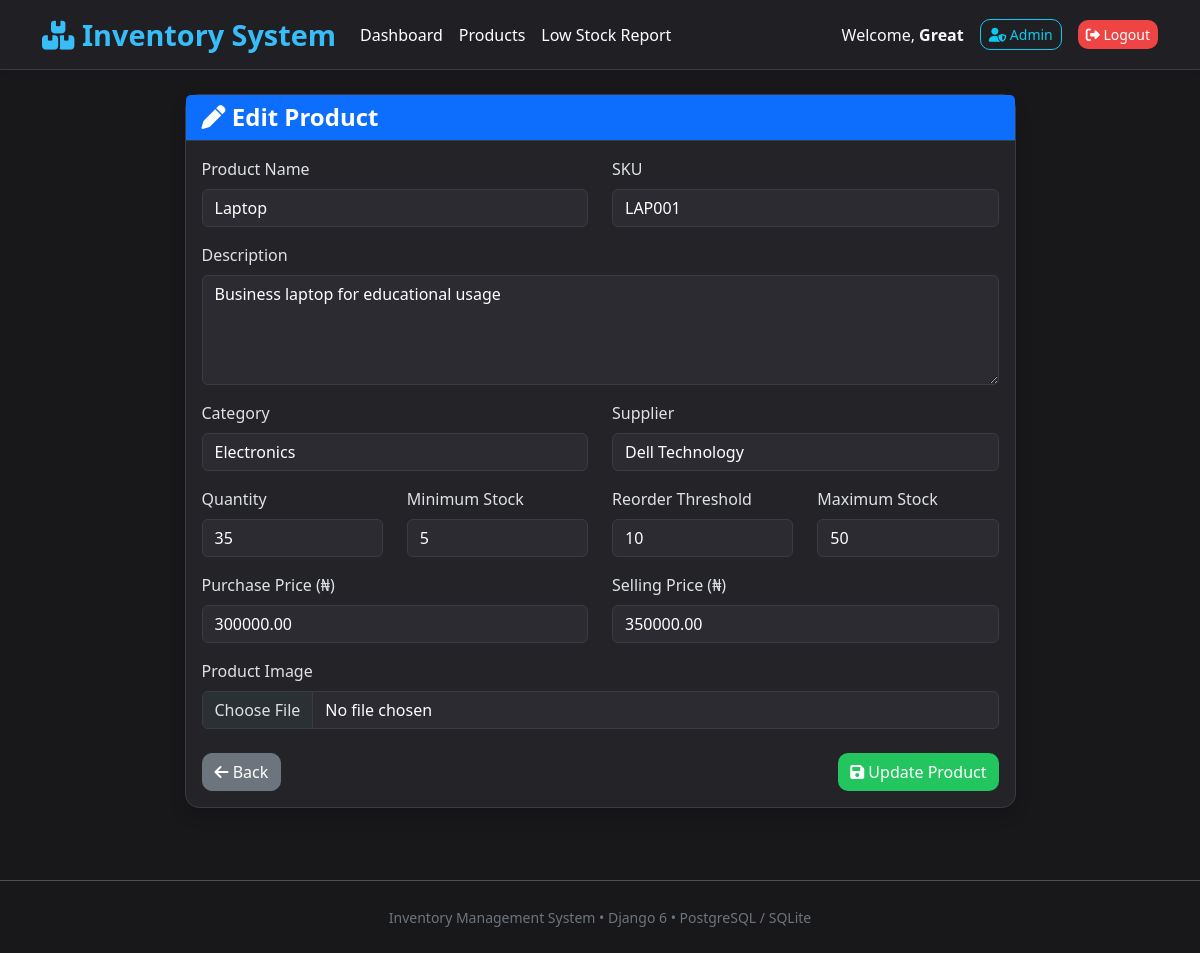
Screenshot of /products/1/edit/ (signed in) with the database file from the repository.
### inventory/models.py (models this page shows, shortened)
class Product(models.Model):
    STATUS_CHOICES = (
        ("NORMAL", "Normal"),
        ("LOW", "Low Stock"),
        ("CRITICAL", "Critical"),
        ("OUT", "Out of Stock"),
    )
    name = models.CharField(max_length=150)
    sku = models.CharField(
        max_length=50,
        unique=True
    )
    description = models.TextField(blank=True)
    image = models.ImageField(
        upload_to="products/",
        blank=True,
        null=True
    )
    category = models.ForeignKey(
        Category,
        on_delete=models.CASCADE,
        related_name="products"
    )
    supplier = models.ForeignKey(
        Supplier,
        on_delete=models.CASCADE,
        related_name="products"
    )
    quantity = models.PositiveIntegerField(
        default=0,
        validators=[MinValueValidator(0)]
    )
    minimum_stock = models.PositiveIntegerField(default=5)
    reorder_threshold = models.PositiveIntegerField(default=10)
    maximum_stock = models.PositiveIntegerField(default=50)
    purchase_price = models.DecimalField(
        max_digits=10,
        decimal_places=2
    )
    selling_price = models.DecimalField(
        max_digits=10,
        decimal_places=2
    )
    status = models.CharField(
        max_length=20,
        choices=STATUS_CHOICES,
        default="NORMAL"
    )
    last_restocked = models.DateTimeField(
        blank=True,
        null=True
    )
    created_at = models.DateTimeField(auto_now_add=True)
    updated_at = models.DateTimeField(auto_now=True)
    class Meta:
        ordering = ["name"]

### inventory/views.py (the view, shortened to what this page needs)
class ProductUpdateView(
    LoginRequiredMixin,
    UpdateView,
):
    model = Product
    form_class = ProductForm
    template_name = (
        "inventory/product_form.html"
    )
    success_url = reverse_lazy(
        "inventory:products"
    )

### inventory/models.py (called while the page is built)
    def __str__(self):
        return self.name

    def __str__(self):
        return self.name

### inventory/templates/inventory/product_form.html (shortened to what this page needs)
{% extends "inventory/base.html" %}
{% block content %}
<div class="row justify-content-center">
    <div class="col-lg-9">
        <div class="card shadow">
            <div class="card-header bg-primary text-white">
                <h4 class="mb-0">
                    {% if form.instance.pk %}
                        <i class="fas fa-pen"></i>
                        Edit Product
                    {% else %}
                        <i class="fas fa-plus-circle"></i>
                        Add Product
                    {% endif %}
                </h4>
            </div>
            <div class="card-body">
                <form method="post"
                      enctype="multipart/form-data">
                    <div class="row">
                        <div class="col-md-6 mb-3">
                            <label class="form-label">
                                Product Name
                            </label>
                            {{ form.name }}
                        </div>
                        <div class="col-md-6 mb-3">
                            <label class="form-label">
                                SKU
                            </label>
                            {{ form.sku }}
                        </div>
                    </div>
                    <div class="mb-3">
                        <label class="form-label">
                            Description
                        </label>
                        {{ form.description }}
                    </div>
                    <div class="row">
                        <div class="col-md-6 mb-3">
                            <label class="form-label">
                                Category
                            </label>
                            {{ form.category }}
                        </div>
                        <div class="col-md-6 mb-3">
                            <label class="form-label">
                                Supplier
                            </label>
                            {{ form.supplier }}
                        </div>
                    </div>
                    <div class="row">
                        <div class="col-md-3 mb-3">
                            <label class="form-label">
                                Quantity
                            </label>
                            {{ form.quantity }}
                        </div>
                        <div class="col-md-3 mb-3">
                            <label class="form-label">
                                Minimum Stock
                            </label>
                            {{ form.minimum_stock }}
                        </div>
                        <div class="col-md-3 mb-3">
                            <label class="form-label">
                                Reorder Threshold
                            </label>
                            {{ form.reorder_threshold }}
                        </div>
                        <div class="col-md-3 mb-3">
                            <label class="form-label">
                                Maximum Stock
                            </label>
                            {{ form.maximum_stock }}
                        </div>
                    </div>
                    <div class="row">
                        <div class="col-md-6 mb-3">
                            <label class="form-label">
                                Purchase Price (₦)
                            </label>
                            {{ form.purchase_price }}
                        </div>
                        <div class="col-md-6 mb-3">
                            <label class="form-label">
                                Selling Price (₦)
                            </label>
                            {{ form.selling_price }}
                        </div>
                    </div>
                    <div class="mb-4">
                        <label class="form-label">
                            Product Image
                        </label>
                        {{ form.image }}
                    </div>
                    <div class="d-flex justify-content-between">
                        <a href="{% url 'inventory:products' %}"
                           class="btn btn-secondary">
                            <i class="fas fa-arrow-left"></i>
                            Back
                        </a>
                        <button
                            type="submit"
                            class="btn btn-success">
                            <i class="fas fa-save"></i>
                            {% if form.instance.pk %}
                                Update Product
                            {% else %}
                                Save Product
                            {% endif %}
                        </button>
                    </div>
                </form>
            </div>
        </div>
    </div>
</div>
{% endblock %}

### inventory/templates/inventory/base.html (shortened to what this page needs)
{% load static %}
<!DOCTYPE html>
<html lang="en" data-bs-theme="dark">
<head>
    <link href="https://cdn.jsdelivr.net/npm/bootstrap@5.3.3/dist/css/bootstrap.min.css"
          rel="stylesheet">
    <link rel="stylesheet"
          href="https://cdnjs.cloudflare.com/ajax/libs/font-awesome/6.5.2/css/all.min.css">
    <link rel="stylesheet"
          href="{% static 'inventory/css/style.css' %}">
</head>
<body>
<nav class="navbar navbar-expand-lg navbar-dark shadow-sm">
    <div class="container">
        <a class="navbar-brand fw-bold"
           href="{% url 'inventory:dashboard' %}">
            <i class="fa-solid fa-boxes-stacked"></i>
            Inventory System
        </a>
        <div class="collapse navbar-collapse"
             id="navbarNav">
            <ul class="navbar-nav me-auto">
                <li class="nav-item">
                    <a class="nav-link {% if request.resolver_match.url_name == 'dashboard' %}active{% endif %}"
                       href="{% url 'inventory:dashboard' %}">
                        Dashboard
                    </a>
                </li>
                <li class="nav-item">
                    <a class="nav-link {% if request.resolver_match.url_name == 'products' %}active{% endif %}"
                       href="{% url 'inventory:products' %}">
                        Products
                    </a>
                </li>
                <li class="nav-item">
                    <a class="nav-link {% if request.resolver_match.url_name == 'low-stock' %}active{% endif %}"
                       href="{% url 'inventory:low-stock' %}">
                        Low Stock Report
                    </a>
                </li>
            </ul>
            {% if user.is_authenticated %}
            <div class="d-flex align-items-center gap-3">
                <span class="text-light">
                    Welcome,
                    <strong>{{ user.username }}</strong>
                </span>
                {% if user.is_staff %}
                    <a href="/admin/"
                       class="btn btn-outline-info btn-sm">
                        <i class="fa-solid fa-user-shield"></i>
                        Admin
                    </a>
                {% endif %}
                <form method="post"
                      action="{% url 'logout' %}">
                    <button class="btn btn-danger btn-sm">
                        <i class="fa-solid fa-right-from-bracket"></i>
                        Logout
                    </button>
                </form>
            </div>
            {% endif %}
        </div>
    </div>
</nav>
<div class="container py-4">
    {% block content %}
    {% endblock %}
</div>
<footer class="text-center py-4 mt-5 border-top">
    <small class="text-secondary">
        Inventory Management System • Django 6 • PostgreSQL / SQLite
    </small>
</footer>
</body>
</html>

### inventory/static/css/style.css (style rules this page uses)
:root { --primary:#38bdf8; --primary-hover:#0ea5e9; --success:#22c55e; --warning:#f59e0b; --danger:#ef4444; --dark:#18181b; --card:#242428; --border:#3b3b42; --text:#f8fafc; --muted:#b6bcc6; }
body { background:var(--dark); color:var(--text); font-family:"Segoe UI",sans-serif; min-height:100vh; }
.navbar { background:#202024 !important; border-bottom:1px solid var(--border); }
.navbar-brand { color:var(--primary)!important; font-weight:700; font-size:1.8rem; }
.nav-link { color:white!important; transition:.3s; }
h1, h2, h3, h4, h5 { font-weight:700; }
.card { background:var(--card); border:1px solid var(--border); border-radius:14px; transition:.25s; }
.card-header { background:transparent; border-bottom:1px solid var(--border); font-weight:600; }
.form-control, .form-select { background:#2b2b31; border:1px solid var(--border); color:white; }
.form-control::placeholder { color:#9ca3af; }
.btn { border-radius:10px; }
.btn-success { background:var(--success); border:none; }
.btn-danger { background:var(--danger); border:none; }

### rows the page displays
Product: name "Laptop", sku "LAP001", description "Business laptop for educational usage", category "Electronics", supplier "Dell Technology", quantity "35", minimum_stock "5", reorder_threshold "10", maximum_stock "50", purchase_price "300000.00", selling_price "350000.00"

### other values shown
{{ user.username }} "Great"
